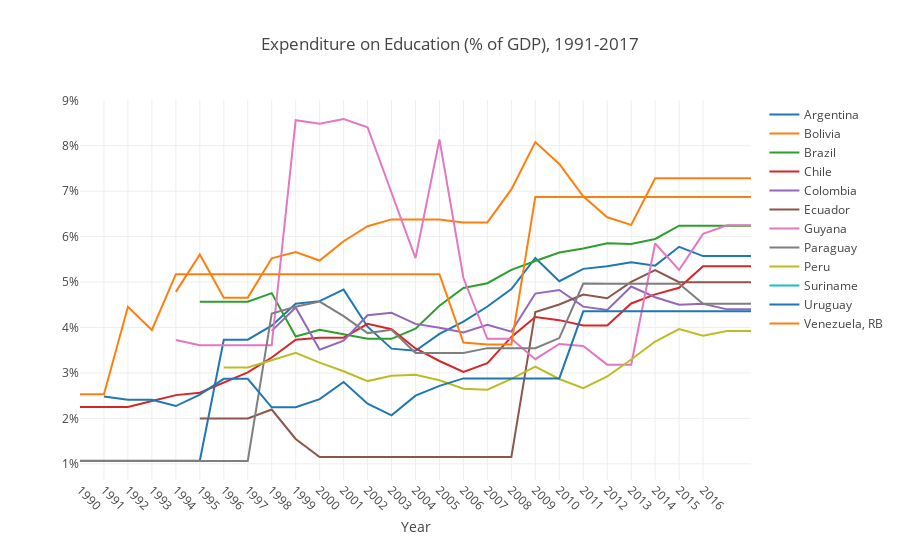

Source (notebook cell):
### Code cell
layout = go.Layout( 
    xaxis = go.layout.XAxis(
        tickmode='array',
        tickvals=np.arange(1990, 2017, step=1),
        tickangle=45,
        title='Year',
    ),
    yaxis = go.layout.YAxis(
        autorange=True,
        ticksuffix='%'
    ),
    title='Expenditure on Education (% of GDP), 1991-2017'
)

fig = go.Figure(
    layout=layout
)
        
for country in education_by_country['Country Name'].unique():
    ext_pov_region = education_by_country[education_by_country['Country Name'] == country]
    x = ext_pov_region['Year']
    y = ext_pov_region['Expenditure on Education (% of GDP)'].fillna(method='ffill')
    fig.add_scatter(x=x, y=y, name=country, mode='lines')
    
py(fig, filename='gdp-edu-line')
